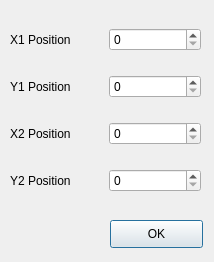
<?xml version="1.0" encoding="UTF-8"?>
<ui version="4.0">
 <class>DrawLineDialog</class>
 <widget class="QDialog" name="DrawLineDialog">
  <property name="geometry">
   <rect>
    <x>0</x>
    <y>0</y>
    <width>214</width>
    <height>262</height>
   </rect>
  </property>
  <property name="windowTitle">
   <string>Dialog</string>
  </property>
  <widget class="QPushButton" name="pushButton">
   <property name="geometry">
    <rect>
     <x>110</x>
     <y>220</y>
     <width>93</width>
     <height>28</height>
    </rect>
   </property>
   <property name="text">
    <string>OK</string>
   </property>
  </widget>
  <widget class="QWidget" name="">
   <property name="geometry">
    <rect>
     <x>10</x>
     <y>10</y>
     <width>191</width>
     <height>201</height>
    </rect>
   </property>
   <layout class="QGridLayout" name="gridLayout">
    <item row="0" column="0">
     <widget class="QLabel" name="X1Label">
      <property name="text">
       <string>X1 Position</string>
      </property>
     </widget>
    </item>
    <item row="0" column="1">
     <widget class="QSpinBox" name="X1box">
      <property name="maximum">
       <number>999</number>
      </property>
     </widget>
    </item>
    <item row="1" column="0">
     <widget class="QLabel" name="Y1Label">
      <property name="text">
       <string>Y1 Position</string>
      </property>
     </widget>
    </item>
    <item row="1" column="1">
     <widget class="QSpinBox" name="Y1box">
      <property name="maximum">
       <number>999</number>
      </property>
     </widget>
    </item>
    <item row="2" column="0">
     <widget class="QLabel" name="X2Label">
      <property name="text">
       <string>X2 Position</string>
      </property>
     </widget>
    </item>
    <item row="2" column="1">
     <widget class="QSpinBox" name="X2box">
      <property name="maximum">
       <number>999</number>
      </property>
     </widget>
    </item>
    <item row="3" column="0">
     <widget class="QLabel" name="Y2Label">
      <property name="text">
       <string>Y2 Position</string>
      </property>
     </widget>
    </item>
    <item row="3" column="1">
     <widget class="QSpinBox" name="Y2box">
      <property name="maximum">
       <number>999</number>
      </property>
     </widget>
    </item>
   </layout>
  </widget>
 </widget>
 <resources/>
 <connections/>
</ui>
